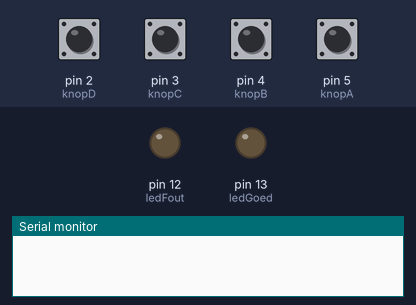
Simulated run of this sketch. Board: Arduino Uno, built with avr-gcc and run on an emulated ATmega328P. On the bench: output pins drawn as LEDs (lit = HIGH), the last lines printed to the serial monitor. The inputs (shaded band) are chosen by the test bench; at power-on: pin 2 (knopD), pin 3 (knopC), pin 4 (knopB), pin 5 (knopA) LOW.

Above: at 1.2 s.
1.3 s: pin 5 (knopA) pulled HIGH for 0.15 s
At 1.8 s:
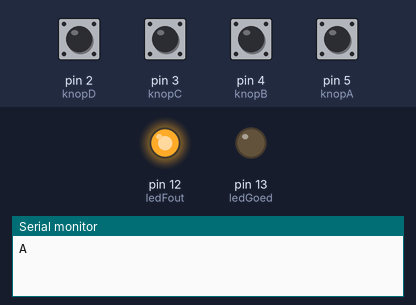
2.9 s: pin 2 (knopD) pulled HIGH for 0.15 s
4.5 s: pin 3 (knopC) pulled HIGH for 0.15 s
6.1 s: pin 4 (knopB) pulled HIGH for 0.15 s
Timing chart, 0 to 8.7 s (numbered marks = the images above; inputs shaded):
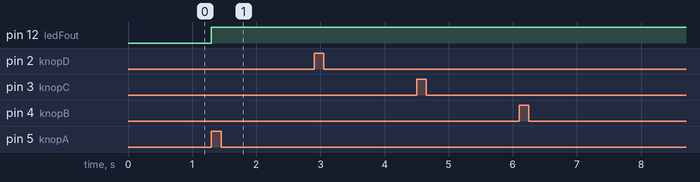

Measured:
- after the input at 1.3 s, pin 12 (ledFout): LOW → HIGH at once

The sketch:

WitteGijUtKwis.ino
```cpp
int knopA = 5;
int knopB = 4;
int knopC = 3;
int knopD = 2;

int toestandknopA = 0;
int toestandknopB = 0;
int toestandknopC = 0;
int toestandknopD = 0;

int ledGoed = 13;
int ledFout = 12;

void setup() {
  // put your setup code here, to run once:
  Serial.begin(9600);

  pinMode(knopA, INPUT);
  pinMode(knopB, INPUT);
  pinMode(knopC, INPUT);
  pinMode(knopD, INPUT);

  pinMode(ledGoed, OUTPUT);
  pinMode(ledFout, OUTPUT);
}

void loop() {
  // put your main code here, to run repeatedly:
  toestandknopA = digitalRead(knopA);
  toestandknopB = digitalRead(knopB);
  toestandknopC = digitalRead(knopC);
  toestandknopD = digitalRead(knopD);

  if (toestandknopA == HIGH) {
    Serial.println('A');
    char antwoord = Serial.read();
    if (antwoord == 'A') {
      digitalWrite(ledGoed, HIGH);
    }

    else {
      digitalWrite(ledFout, HIGH);
    }
    delay(1000);
  }

  else if(toestandknopB == HIGH) {
    Serial.println("B");
    delay(1000);
  }

  else if (toestandknopC == HIGH) {
    Serial.println("C");
    delay(1000);
  }

  else if (toestandknopD == HIGH) {
    Serial.println("D");
    delay(1000);
  }
}
```
